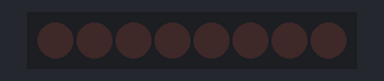
A program run on a simulated Arduino Uno, built with avr-gcc and run on an emulated ATmega328P. On the bench: 8 shift-register outputs drawn as a row of LEDs (first output left, lit = HIGH). Wiring (inferred from the names in the program): shift register (74HC595): data pin 9; shift clock pin 5; latch pin 6. Wiring (inferred from the signals the program sends): row of LEDs: on Q0, Q1, Q2, Q3, Q4, Q5, Q6, Q7.

Above: at 0.1 s.
At 0.5 s:
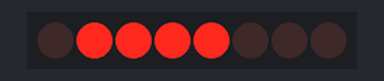
At 0.9 s:
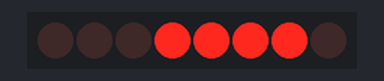
At 1.7 s:
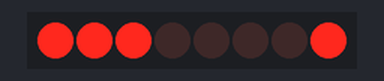
At 2.7 s:
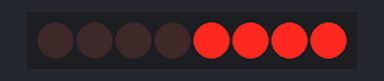
At 3.5 s:
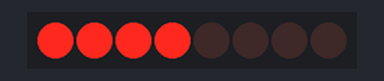
Timing chart, 0 to 3.8 s (numbered marks = the images above):
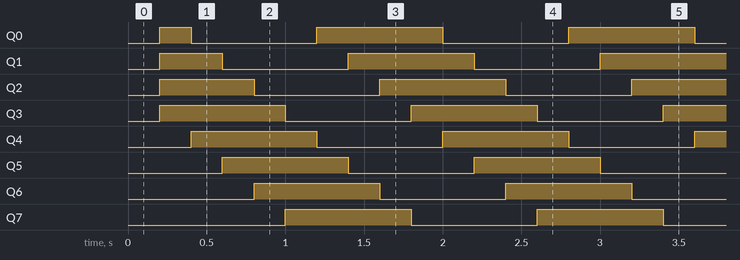

Measured:
- by itself, Q0–2: repeats every 1.6 s: LOW 0.80 s, HIGH 0.80 s
- by itself, Q3–7: alternates HIGH for 0.80 s and LOW for 0.80 s
- by itself, everything shown: repeats every 1.6 s, in 8 steps

The program:

main.cpp
```cpp
#include <Arduino.h>

#define INPUT_CLOCK 5
#define OUTPUT_CLOCK 6
#define DATA_PIN 9
byte LSB = 0;
byte data = 0b11110000;
int bits = 0;
unsigned long now = 0, prev = 0;
const int interval = 200;

void setup() {
  // put your setup code here, to run once:
  pinMode(INPUT_CLOCK, OUTPUT);
  pinMode(OUTPUT_CLOCK, OUTPUT);
  pinMode(DATA_PIN, OUTPUT);
}

void loop() {
  // put your main code here, to run repeatedly:
  now = millis();
  if(now - prev >= interval){
    prev = now;
    digitalWrite(OUTPUT_CLOCK, LOW);
    shiftOut(DATA_PIN, INPUT_CLOCK, LSBFIRST, data);
    digitalWrite(OUTPUT_CLOCK, HIGH);
    if(data % 2 == 1){
      LSB = 128;
    }
    else{
      LSB = 0;
    }
    data >>= 1;
    data += LSB;
  }
}
```
